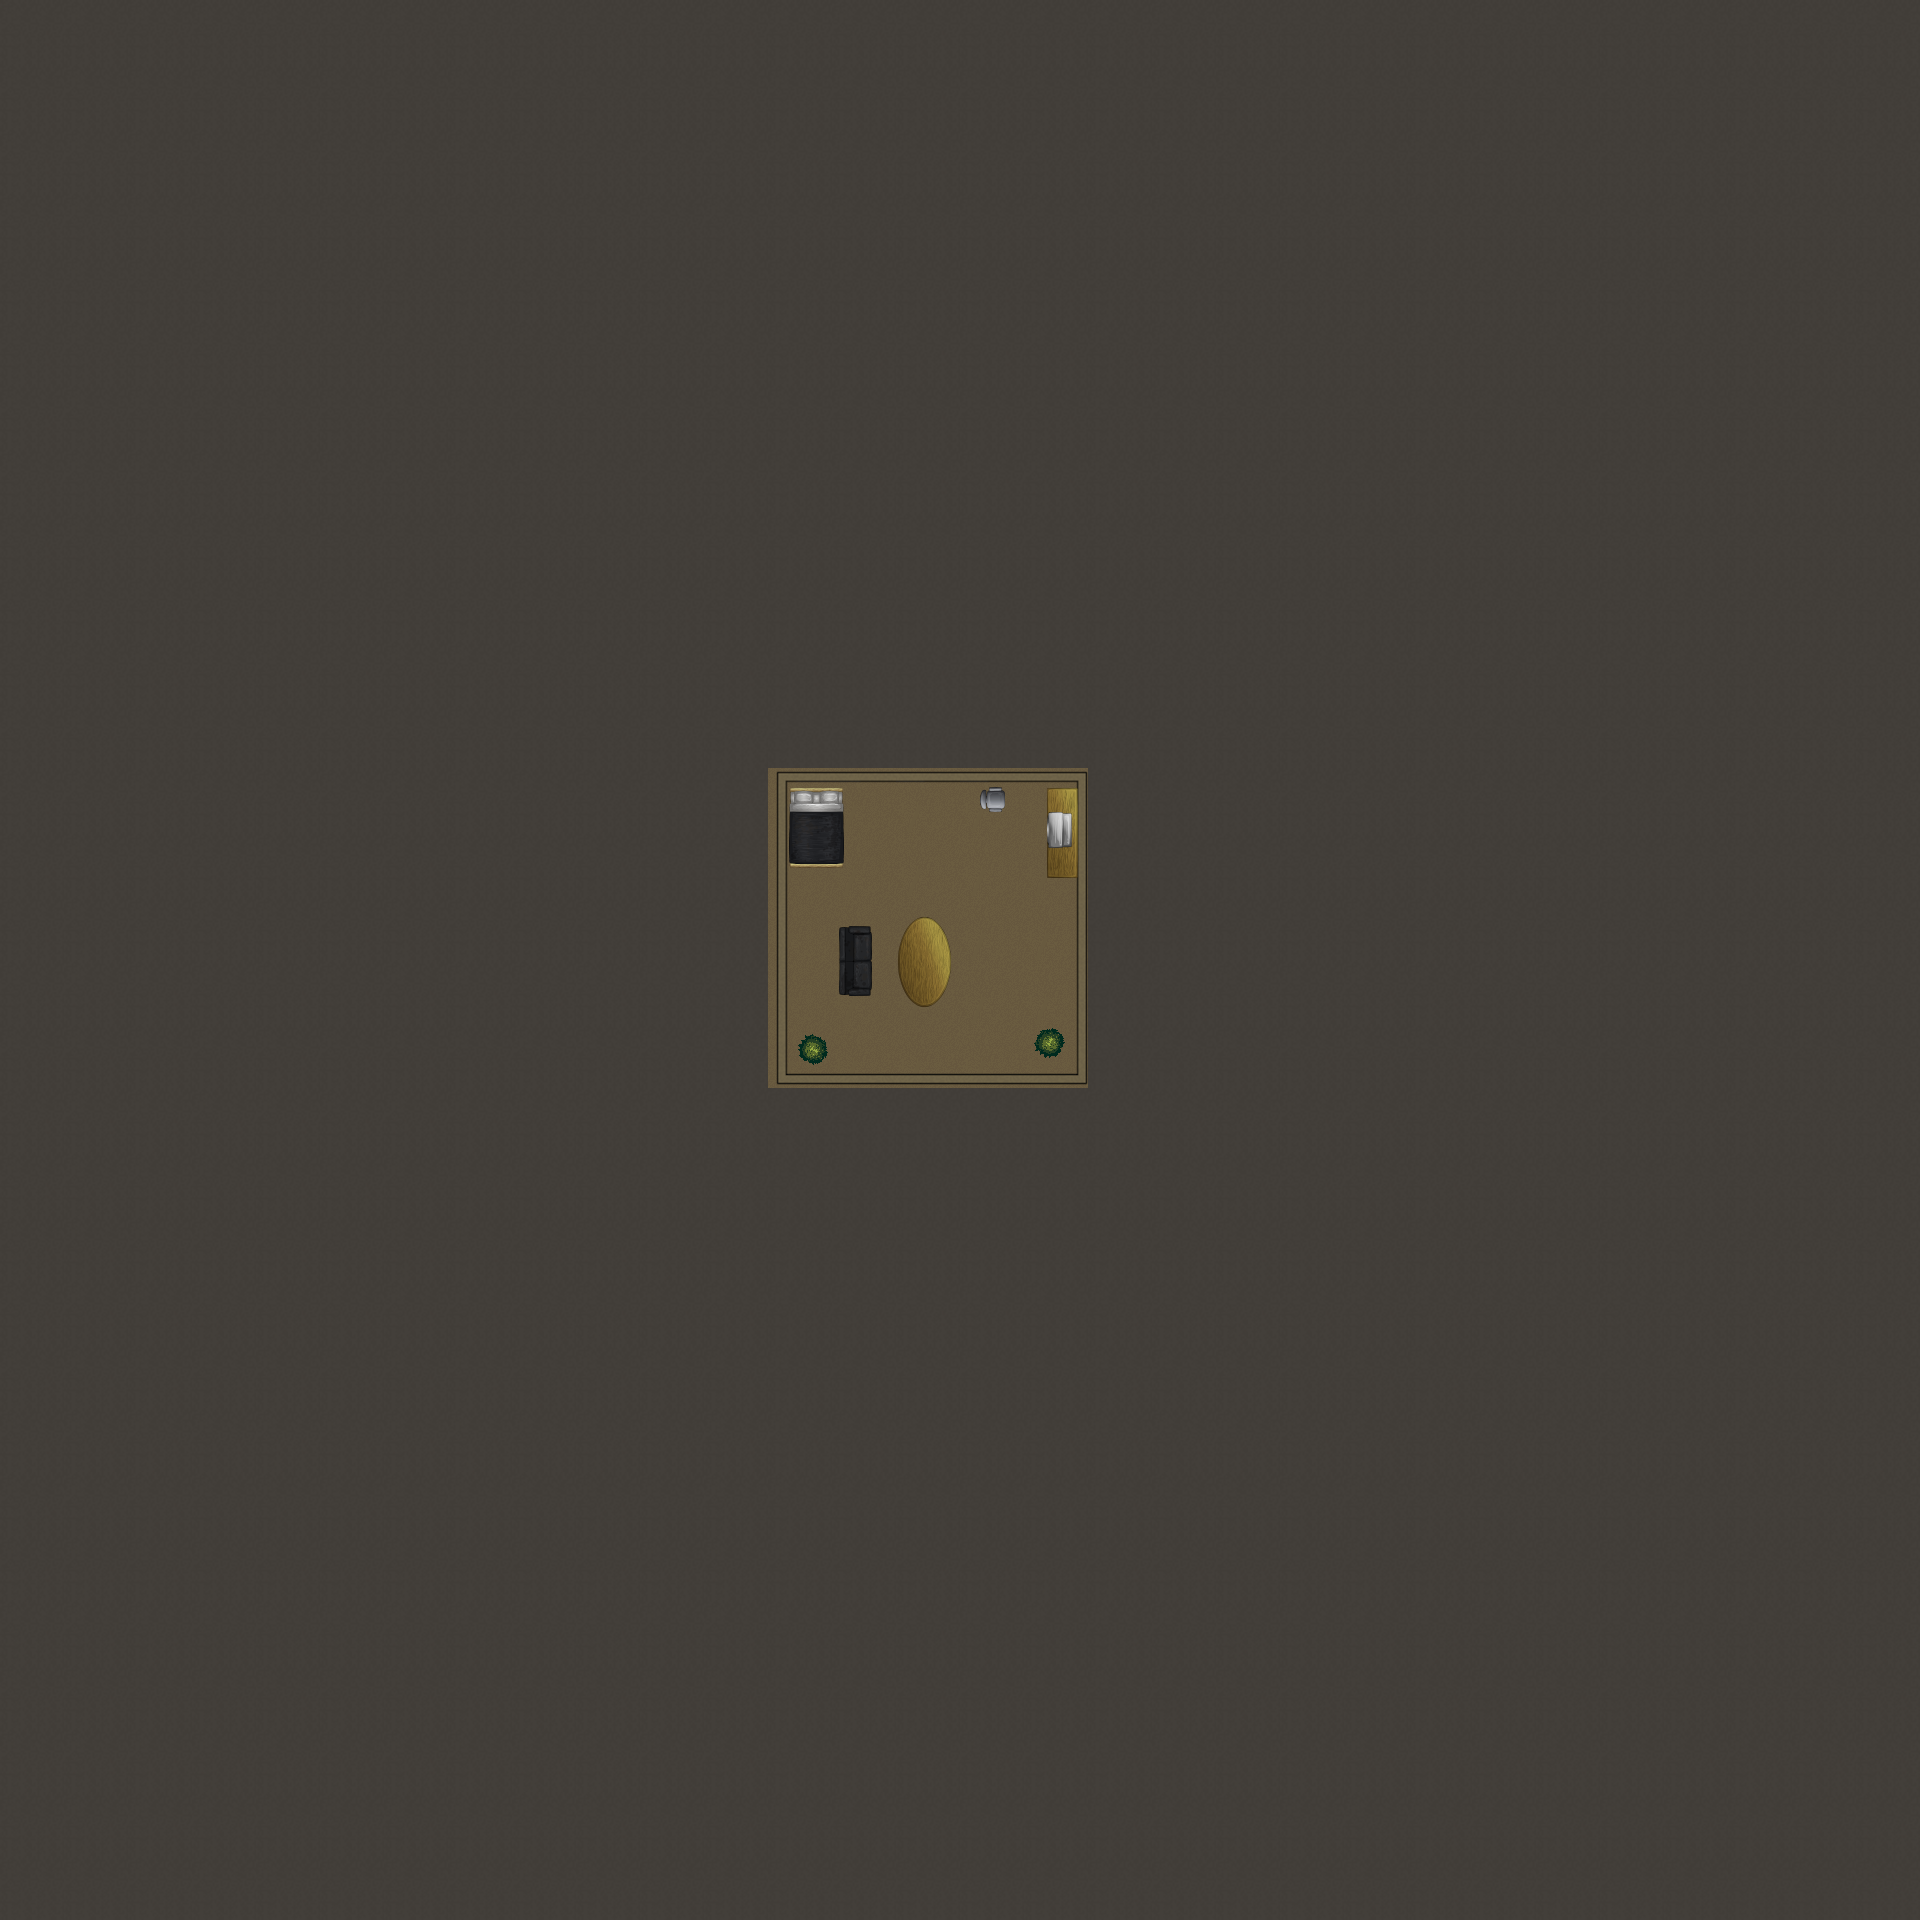

The image is a tile-based game level rendered from a .tmx file. Its description and source (layers, tilesets, objects; grid data summarised) follow:
An orthogonal 30x30 tile map with 64x64 px tiles, 5 tile layers (Ground, Parquet, Walls, Objects, ...) and 12 objects (11x Wall, player).

<map version="1.8" tiledversion="1.8.2" orientation="orthogonal" renderorder="right-down" width="30" height="30" tilewidth="64" tileheight="64" infinite="0" nextlayerid="7" nextobjectid="13">
 <tileset firstgid="1" name="tileset" tilewidth="64" tileheight="64" tilecount="961" columns="31">
  <image source="../images-sprites/tileset.png" width="2000" height="2000" />
 </tileset>
 <layer id="1" name="Ground" width="30" height="30">
  <data>[900 cells, 900 non-empty, 1 distinct tile ids]</data>
 </layer>
 <layer id="6" name="Parquet" width="30" height="30">
  <data>[900 cells, 25 non-empty, 1 distinct tile ids]</data>
 </layer>
 <layer id="2" name="Walls" width="30" height="30">
  <data>[900 cells, 16 non-empty, 8 distinct tile ids]</data>
 </layer>
 <layer id="3" name="Objects" width="30" height="30">
  <data>[900 cells, 11 non-empty, 11 distinct tile ids]</data>
 </layer>
 <layer id="4" name="Objects2" width="30" height="30">
  <data>[900 cells, 4 non-empty, 3 distinct tile ids]</data>
 </layer>
 <objectgroup id="5" name="Obstacles">
  <object id="1" name="Wall" x="778.591" y="774" width="6.72727" height="308" />
  <object id="2" name="Wall" x="1078.58" y="773.667" width="6.72727" height="308" />
  <object id="3" name="Wall" x="786.105" y="1075.77" width="291.509" height="6.37879" />
  <object id="4" name="Wall" x="786.745" y="774.061" width="291.379" height="6.37879" />
  <object id="5" name="Wall" x="789.912" y="788.144" width="53.1757" height="79.0455" />
  <object id="6" name="Wall" x="838.579" y="926.144" width="33.6757" height="70.0455" />
  <object id="7" name="Wall" x="898.662" y="918.227" width="52.4257" height="88.0455" />
  <object id="8" name="Wall" x="1047.5" y="788.644" width="29.5507" height="88.9205" />
  <object id="9" name="Wall" x="980.725" y="786.79" width="24.6757" height="25.0455" />
  <object id="10" name="Wall" x="1037.66" y="1030.98" width="24.6757" height="25.0455" />
  <object id="11" name="Wall" x="800.162" y="1037.98" width="24.6757" height="25.0455" />
  <object id="12" name="player" x="861.5" y="813" width="17" height="16" />
 </objectgroup>
</map>
